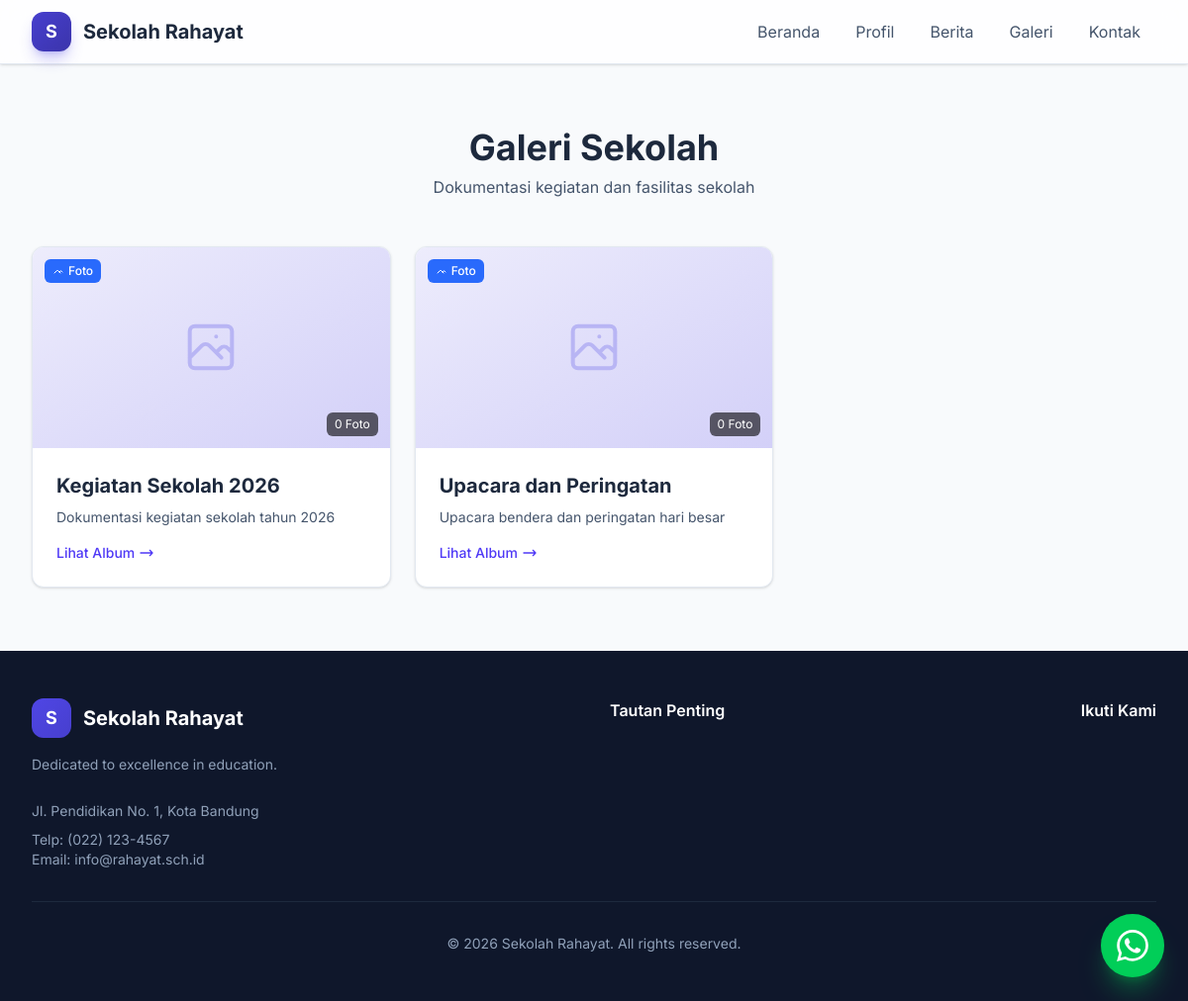
Screenshot of /galeri with the database file from the repository.
### tables this page shows
CREATE TABLE IF NOT EXISTS school_profile (
    id INT UNSIGNED AUTO_INCREMENT PRIMARY KEY,
    name VARCHAR(255) NOT NULL,
    tagline VARCHAR(255) NULL,
    npsn VARCHAR(20) NULL,
    address TEXT NULL,
    phone VARCHAR(50) NULL,
    email VARCHAR(100) NULL,
    website VARCHAR(255) NULL,
    principal_name VARCHAR(100) NULL,
    principal_nip VARCHAR(50) NULL,
    principal_photo VARCHAR(255) NULL,
    logo VARCHAR(255) NULL,
    vision TEXT NULL,
    mission TEXT NULL,
    motto VARCHAR(255) NULL,
    history TEXT NULL,
    welcome_message LONGTEXT NULL,
    principal_quote TEXT NULL,
    organizational_structure TEXT NULL COMMENT 'JSON or description of org structure',
    accreditation VARCHAR(10) NULL,
    school_type ENUM('negeri', 'swasta') DEFAULT 'negeri',
    spmb_link VARCHAR(255) NULL,
    established_year YEAR NULL,
    google_maps_embed TEXT NULL,
    
     
    monday_open VARCHAR(5) DEFAULT '07:00',
    monday_close VARCHAR(5) DEFAULT '15:00',
    is_closed_monday TINYINT(1) DEFAULT 0,
    tuesday_open VARCHAR(5) DEFAULT '07:00',
    tuesday_close VARCHAR(5) DEFAULT '15:00',
    is_closed_tuesday TINYINT(1) DEFAULT 0,
    wednesday_open VARCHAR(5) DEFAULT '07:00',
    wednesday_close VARCHAR(5) DEFAULT '15:00',
    is_closed_wednesday TINYINT(1) DEFAULT 0,
    thursday_open VARCHAR(5) DEFAULT '07:00',
    thursday_close VARCHAR(5) DEFAULT '15:00',
    is_closed_thursday TINYINT(1) DEFAULT 0,
    friday_open VARCHAR(5) DEFAULT '07:00',
    friday_close VARCHAR(5) DEFAULT '15:00',
    is_closed_friday TINYINT(1) DEFAULT 0,
    saturday_open VARCHAR(5) DEFAULT '07:00',
    saturday_close VARCHAR(5) DEFAULT '12:00',
    is_closed_saturday TINYINT(1) DEFAULT 0,
    sunday_open VARCHAR(5) DEFAULT '07:00',
    sunday_close VARCHAR(5) DEFAULT '15:00',
    is_closed_sunday TINYINT(1) DEFAULT 1,
    
     
    total_students INT DEFAULT 0,
    total_teachers INT DEFAULT 0,
    graduation_rate INT DEFAULT 0,
    
     
    watermark_enabled TINYINT(1) DEFAULT 1 COMMENT 'Enable watermark on uploaded images',
    
    created_at DATETIME DEFAULT CURRENT_TIMESTAMP,
    updated_at DATETIME DEFAULT CURRENT_TIMESTAMP ON UPDATE CURRENT_TIMESTAMP
);

CREATE TABLE IF NOT EXISTS menus (
    id INT UNSIGNED AUTO_INCREMENT PRIMARY KEY,
    title VARCHAR(100) NOT NULL,
    url VARCHAR(255) NOT NULL,
    icon VARCHAR(50) NULL,
    parent_id INT UNSIGNED NULL,
    sort_order INT DEFAULT 0,
    is_active TINYINT(1) DEFAULT 1,
    target ENUM('_self', '_blank') DEFAULT '_self',
    menu_location ENUM('header', 'footer', 'both') DEFAULT 'header',
    created_at DATETIME DEFAULT CURRENT_TIMESTAMP,
    updated_at DATETIME DEFAULT CURRENT_TIMESTAMP ON UPDATE CURRENT_TIMESTAMP,
    
    INDEX idx_parent_id (parent_id),
    INDEX idx_is_active (is_active),
    INDEX idx_menu_location (menu_location),
    
    FOREIGN KEY (parent_id) REFERENCES menus(id) ON DELETE CASCADE
);

CREATE TABLE IF NOT EXISTS gallery_albums (
    id INT UNSIGNED AUTO_INCREMENT PRIMARY KEY,
    title VARCHAR(255) NOT NULL,
    slug VARCHAR(255) NOT NULL UNIQUE,
    description TEXT NULL,
    cover_image VARCHAR(255) NULL,
    is_active TINYINT(1) DEFAULT 1,
    sort_order INT DEFAULT 0,
    created_at DATETIME DEFAULT CURRENT_TIMESTAMP,
    updated_at DATETIME DEFAULT CURRENT_TIMESTAMP ON UPDATE CURRENT_TIMESTAMP,
    
    INDEX idx_slug (slug),
    INDEX idx_is_active (is_active)
);

### views/layouts/frontend.php (the view, shortened to what the rows shown need)
<!DOCTYPE html>
<html lang="id">
<head>
    <link rel="stylesheet" href="/css/tailwind.min.css?v=<?= filemtime(ROOT_PATH . '/public/css/tailwind.min.css') ?>">
    <link rel="stylesheet" href="/css/fonts.css?v=<?= filemtime(ROOT_PATH . '/public/css/fonts.css') ?>">
    <link rel="stylesheet" href="/css/app.css?v=<?= filemtime(ROOT_PATH . '/public/css/app.css') ?>">
</head>
<body class="bg-slate-50 min-h-screen flex flex-col theme-<?= e($themeName) ?>">
    <?php if ($themeName === 'emerald-campus'): ?>
        <?php include __DIR__ . '/partials/nav-emerald.php'; ?>
    <?php elseif ($themeName === 'crimson-bold'): ?>
        <?php include __DIR__ . '/partials/nav-crimson.php'; ?>
    <?php elseif ($themeName === 'cendekia-smp'): ?>
        <?php include __DIR__ . '/partials/nav-cendekia.php'; ?>
    <?php else: ?>
    <nav class="bg-white/80 backdrop-blur-md shadow-sm sticky top-0 z-50 border-b border-slate-200">
        <div class="max-w-[1440px] mx-auto px-4 sm:px-6 lg:px-8">
            <div class="flex justify-between h-16">
                <div class="flex items-center">
                    <a href="/" class="flex items-center space-x-3">
                        <?php if (!empty($profile['logo'])): ?>
                            <div class="h-10 w-10 flex-shrink-0">
                                <img src="/storage/<?= e($profile['logo']) ?>" alt="Logo" class="h-10 w-10 object-contain">
                            </div>
                        <?php else: ?>
                            <div
                                class="w-10 h-10 bg-gradient-to-br from-primary-600 to-primary-700 rounded-xl flex items-center justify-center shadow-lg shadow-primary-500/30">
                                <span
                                    class="text-white font-bold text-lg"><?= strtoupper(substr($profile['name'] ?? 'S', 0, 1)) ?></span>
                            </div>
                        <?php endif; ?>
                        <span class="font-bold text-xl text-slate-800 hidden sm:block">
                            <?= e($profile['name'] ?? SCHOOL_NAME) ?>
                        </span>
                    </a>
                </div>
                <div class="hidden md:flex items-center space-x-1">
                    <?php if (!empty($headerMenus)): ?>
                        <?php foreach ($headerMenus as $menu): ?>
                            <?php if (empty($menu['children'])): ?>
                                <a href="<?= e($menu['url']) ?>" <?= $menu['target'] === '_blank' ? 'target="_blank"' : '' ?>
                                    class="px-4 py-2 rounded-lg text-slate-600 hover:text-primary-600 hover:bg-primary-50 transition-all duration-200">
                                    <?= e($menu['title']) ?>
                                </a>
                            <?php endif; ?>
                        <?php endforeach; ?>
                    <?php endif; ?>
                </div>
            </div>
        </div>
    </nav>
    <?php endif; ?>
    <?php
    $themePublicPath = trim((string) (parse_url($_SERVER['REQUEST_URI'] ?? '/', PHP_URL_PATH) ?: '/'), '/');
    $themePublicPage = $themePublicPath === '' ? 'home' : $themePublicPath;
    ?>
    <main class="flex-1" data-public-page="<?= e($themePublicPage) ?>">
        <?php if ($themeName === 'cendekia-smp'): ?>
            <div class="cendekia-page-surface">
                <?= $content ?>
            </div>
        <?php else: ?>
            <?= $content ?>
        <?php endif; ?>
    </main>
    <?php if ($themeName === 'emerald-campus'): ?>
        <?php include __DIR__ . '/partials/footer-emerald.php'; ?>
    <?php elseif ($themeName === 'crimson-bold'): ?>
        <?php include __DIR__ . '/partials/footer-crimson.php'; ?>
    <?php elseif ($themeName === 'cendekia-smp'): ?>
        <?php include __DIR__ . '/partials/footer-cendekia.php'; ?>
    <?php else: ?>
    <footer class="bg-slate-900 text-slate-400">
        <div class="max-w-[1440px] mx-auto px-4 sm:px-6 lg:px-8 py-12">
            <div class="grid grid-cols-1 md:grid-cols-12 gap-8">
                <div class="md:col-span-6">
                    <div class="flex items-center space-x-3 mb-4">
                        <?php if (!empty($profile['logo'])): ?>
                            <div class="h-10 w-10 flex-shrink-0">
                                <img src="/storage/<?= e($profile['logo']) ?>" alt="Logo" class="h-10 w-10 object-contain">
                            </div>
                        <?php else: ?>
                            <div
                                class="w-10 h-10 bg-gradient-to-br from-primary-500 to-primary-600 rounded-xl flex items-center justify-center">
                                <span
                                    class="text-white font-bold text-lg"><?= strtoupper(substr($profile['name'] ?? 'S', 0, 1)) ?></span>
                            </div>
                        <?php endif; ?>
                        <span class="font-bold text-xl text-white">
                            <?= e($profile['name'] ?? SCHOOL_NAME) ?>
                        </span>
                    </div>
                    <p class="text-sm text-slate-400 mb-6 leading-relaxed max-w-sm">
                        <?= e($profile['tagline'] ?? 'Dedicated to excellence in education.') ?>
                    </p>
                    <p class="text-sm leading-relaxed">
                        <?= e($profile['address'] ?? '') ?>
                    </p>
                    <p class="text-sm mt-2">Telp:
                        <?= e($profile['phone'] ?? '') ?>
                    </p>
                    <p class="text-sm">Email:
                        <?= e($profile['email'] ?? '') ?>
                    </p>
                </div>
                <div class="md:col-span-3">
                    <h4 class="text-white font-semibold mb-4">Tautan Penting</h4>
                </div>
                <div class="md:col-span-3 md:text-right">
                    <h4 class="text-white font-semibold mb-4">Ikuti Kami</h4>
                </div>
            </div>
            <div class="border-t border-slate-800 mt-8 pt-8 text-center text-sm">
                <p>
                    <?php
                    $footerText = $settings['footer_text'] ?? '';
                    $replacements = [
                        '{year}' => date('Y'),
                        '{school}' => e($profile['name'] ?? SCHOOL_NAME)
                    ];
                    $output = e($footerText);
                    $output = str_replace(array_keys($replacements), array_values($replacements), $output);
                    if (empty($settings['footer_text'])) {
                        echo '&copy; ' . date('Y') . ' ' . e($profile['name'] ?? SCHOOL_NAME) . '. All rights reserved.';
                    } else {
                        echo $output;
                    }
                    ?>
                </p>
            </div>
        </div>
    </footer>
    <?php endif; ?>
</body>
</html>

### views/frontend/gallery.php (shortened to what the rows shown need)
<section class="py-12 lg:py-16">
    <div class="max-w-[1440px] mx-auto px-4 sm:px-6 lg:px-8">
        <div class="mb-12 text-center">
            <h1 class="text-3xl lg:text-4xl font-bold text-slate-800">Galeri Sekolah</h1>
        </div>
        <?php if (!empty($albums)): ?>
            <div class="grid grid-cols-1 md:grid-cols-2 lg:grid-cols-3 gap-6">
                <?php foreach ($albums as $album): ?>
                    <?php $isVideo = ($album['type'] ?? 'foto') === 'video'; ?>
                    <a href="/galeri/<?= e($album['slug']) ?>"
                        class="group bg-white rounded-xl overflow-hidden shadow-sm hover:shadow-lg transition-all duration-300 border border-slate-200">
                        <div class="aspect-video bg-gradient-to-br from-primary-100 to-primary-200 overflow-hidden relative">
                            <?php if (!empty($album['cover_image'])): ?>
                                <img src="/storage/<?= e($album['cover_image']) ?>" alt="<?= e($album['title']) ?>"
                                    class="w-full h-full object-cover group-hover:scale-105 transition-transform duration-300"
                                    onerror="this.src='https://placehold.co/600x400?text=No+Cover'">
                            <?php else: ?>
                                <div class="w-full h-full flex items-center justify-center text-primary-300">
                                    <?php if ($isVideo): ?>
                                        <svg class="w-16 h-16" fill="currentColor" viewBox="0 0 24 24">
                                            <path d="M8 5v14l11-7z" />
                                        </svg>
                                    <?php else: ?>
                                        <svg class="w-16 h-16" fill="none" stroke="currentColor" viewBox="0 0 24 24">
                                            <path stroke-linecap="round" stroke-linejoin="round" stroke-width="1.5"
                                                d="M4 16l4.586-4.586a2 2 0 012.828 0L16 16m-2-2l1.586-1.586a2 2 0 012.828 0L20 14m-6-6h.01M6 20h12a2 2 0 002-2V6a2 2 0 00-2-2H6a2 2 0 00-2 2v12a2 2 0 002 2z" />
                                        </svg>
                                    <?php endif; ?>
                                </div>
                            <?php endif; ?>
                            <div class="absolute top-3 left-3">
                                <?php if ($isVideo): ?>
                                    <span
                                        class="inline-flex items-center gap-1 px-2 py-1 text-xs font-medium rounded-md bg-red-600/90 text-white backdrop-blur-sm">
                                        <svg class="w-3 h-3" fill="currentColor" viewBox="0 0 24 24">
                                            <path d="M8 5v14l11-7z" />
                                        </svg>
                                        Video
                                    </span>
                                <?php else: ?>
                                    <span
                                        class="inline-flex items-center gap-1 px-2 py-1 text-xs font-medium rounded-md bg-blue-600/90 text-white backdrop-blur-sm">
                                        <svg class="w-3 h-3" fill="none" stroke="currentColor" viewBox="0 0 24 24">
                                            <path stroke-linecap="round" stroke-linejoin="round" stroke-width="2"
                                                d="M4 16l4.586-4.586a2 2 0 012.828 0L16 16m-2-2l1.586-1.586a2 2 0 012.828 0L20 14" />
                                        </svg>
                                        Foto
                                    </span>
                                <?php endif; ?>
                            </div>
                            <div
                                class="absolute bottom-3 right-3 bg-black/60 text-white text-xs px-2 py-1 rounded-md backdrop-blur-sm">
                                <?= $album['item_count'] ?? 0 ?>         <?= $isVideo ? 'Video' : 'Foto' ?>
                            </div>
                        </div>
                        <div class="p-6">
                            <h3 class="text-xl font-bold text-slate-800 group-hover:text-indigo-600 transition-colors mb-2">
                                <?= e($album['title']) ?>
                            </h3>
                            <p class="text-slate-600 text-sm line-clamp-2">
                                <?= e($album['description'] ?? 'Tidak ada deskripsi') ?>
                            </p>
                            <div
                                class="mt-4 flex items-center text-indigo-600 text-sm font-medium group-hover:translate-x-1 transition-transform">
                                Lihat Album
                                <svg class="w-4 h-4 ml-1" fill="none" stroke="currentColor" viewBox="0 0 24 24">
                                    <path stroke-linecap="round" stroke-linejoin="round" stroke-width="2"
                                        d="M17 8l4 4m0 0l-4 4m4-4H3" />
                                </svg>
                            </div>
                        </div>
                    </a>
                <?php endforeach; ?>
            </div>
        <?php endif; ?>
    </div>
</section>

### rows the page displays
school_profile: name "S", name "Sekolah Rahayat", tagline "Dedicated to excellence in education.", address "Jl. Pendidikan No. 1, Kota Bandung", phone "(022) 123-4567", email "info@rahayat.sch.id", name "© 2026 Sekolah Rahayat. All rights reserved."
menus: title "Beranda"
menus: title "Profil"
menus: title "Berita"
menus: title "Galeri"
menus: title "Kontak"
gallery_albums: item_count "0", title "Kegiatan Sekolah 2026", description "Dokumentasi kegiatan sekolah tahun 2026"
gallery_albums: item_count "0", title "Upacara dan Peringatan", description "Upacara bendera dan peringatan hari besar"
